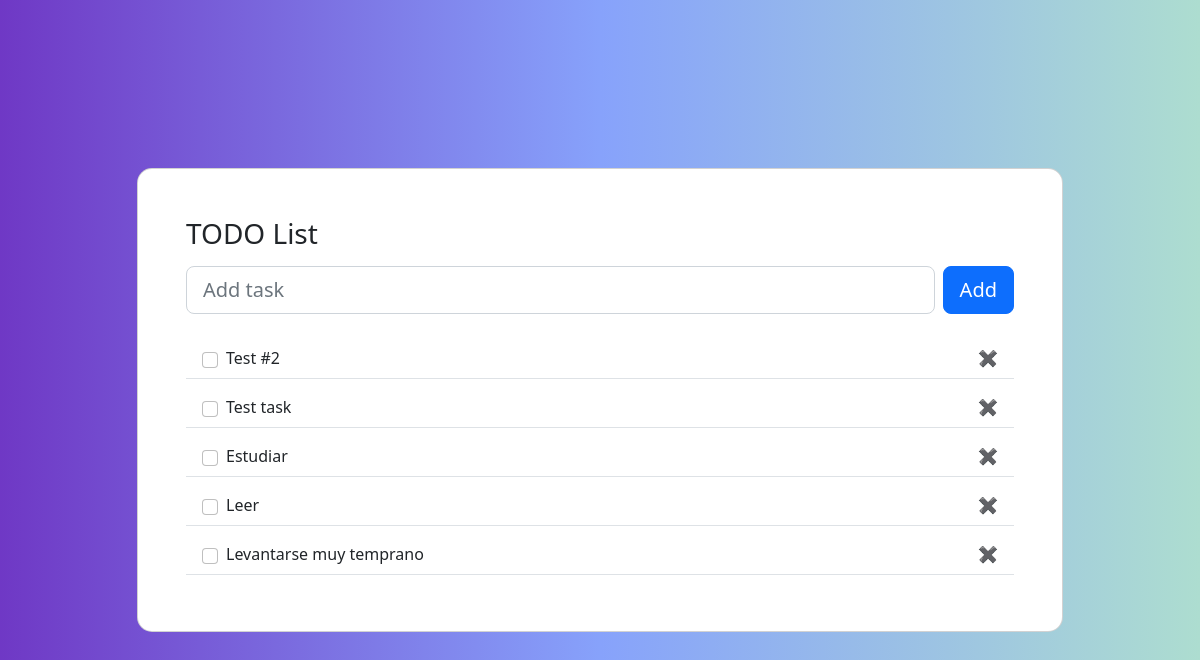
Before: / with the older database file.
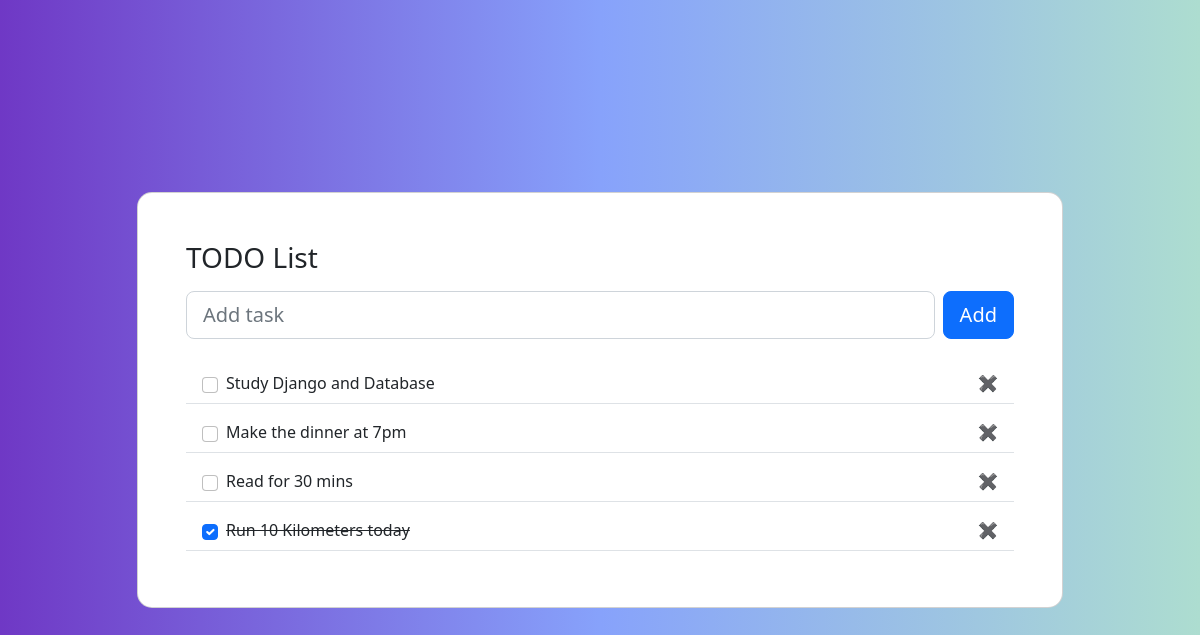
After: the same page with the newer database file.
### todolist/models.py (models this page shows, shortened)
class ToDo(models.Model):
    task = models.CharField(max_length=1000)
    created = models.DateTimeField(auto_now_add=True)
    id = models.UUIDField(default=uuid.uuid1, unique=True, primary_key=True, editable=False)
    finished = models.BooleanField(default=False)
    class Meta:
        ordering = ["-created"]

### todolist/views.py (the view)
# urls.py: path("", views.todolistPage, name="todo-list"),
def todolistPage(request):
    todo = ToDo.objects.all()
    unfinished = ToDo.objects.filter(finished="False")
    finished = ToDo.objects.filter(finished="True")
    context= {
        "todo": todo,
        "finished": finished,
        "unfinished": unfinished,
    }
    return render(request, "todolist/todolist.html", context)

### todolist/templates/todolist/todolist.html (shortened to what this page needs)
{% extends 'main.html' %}
{% load static %}
{% block content %}
<section class="vh-100 section-color">
    <div class="container py-5 h-100">
      <div class="row d-flex justify-content-center align-items-center h-100">
        <div class="col col-xl-10">
          <div class="card" style="border-radius: 15px;">
            <div class="card-body p-5">
              <h3 class="mb-3">TODO List</h3>
              <form action="create/" method="POST" class="d-flex justify-content-center align-items-center mb-4">
                <div class="form-outline flex-fill">
                  <input type="text" name="task" id="form3" class="form-control form-control-lg" placeholder="Add task" />
                </div>
                <button type="submit" class="btn btn-primary btn-lg ms-2">Add</button>
              </form>
              <ul class="list-group mb-0">
                {% for text in unfinished %}
                <li
                  class="list-group-item d-flex justify-content-between align-items-center border-start-0 border-top-0 border-end-0 border-bottom rounded-0 mb-2">
                  <div class="d-flex align-items-center">
                  <input class="form-check-input me-2 todo-list" type="checkbox" data-id="{{text.id}}"/>{{text.task}}</div>
                  <a href="{% url 'delete-task' text.id %}" class="remove-btn">&#10006;</a>
                </li>
                {% endfor %}
                {% for text in finished %}
                <li
                  class="list-group-item d-flex d-flex justify-content-between align-items-center border-start-0 border-top-0 border-end-0 border-bottom rounded-0 mb-2">
                  <div class="d-flex align-items-center">
                    <input class="form-check-input me-2 todo-list" type="checkbox" data-id="{{text.id}}" checked /><s>{{text.task}}</s>
                  </div>
                  <a href="{% url 'delete-task' text.id %}" data-mdb-toggle="tooltip" class="remove-btn">&#10006;</a>
                </li>
                {% endfor %}
              </ul>
            </div>
          </div>
        </div>
      </div>
    </div>
  </section>
{% endblock content %}

### templates/main.html (shortened to what this page needs)
<!DOCTYPE html>
{% load static %}
<html lang="en">
<head>
    <link rel="stylesheet" href="{% static 'style/main.css' %}">
    <link href="https://cdn.jsdelivr.net/npm/bootstrap@5.2.1/dist/css/bootstrap.min.css" rel="stylesheet">
</head>
<body>
    {% block content %}
    {% endblock content %}
</body>
</html>

### static/style/main.css (style rules this page uses)
.section-color { background: rgb(111,56,197); background: linear-gradient(90deg, rgba(111,56,197,1) 0%, rgba(135,162,251,1) 50%, rgba(173,221,208,1) 100%); }
.remove-btn { color: #405189; text-decoration: none; }

Changed rows visible on the page:
removed ToDo: task "Test #2", shown under "TODO List"
removed ToDo: task "Test task", shown under "TODO List"
removed ToDo: task "Estudiar", shown under "TODO List"
removed ToDo: task "Leer", shown under "TODO List"
removed ToDo: task "Levantarse muy temprano", shown under "TODO List"
added ToDo: task "Study Django and Database", shown under "TODO List"
added ToDo: task "Make the dinner at 7pm", shown under "TODO List"
added ToDo: task "Read for 30 mins", shown under "TODO List"
added ToDo: task "Run 10 Kilometers today"
